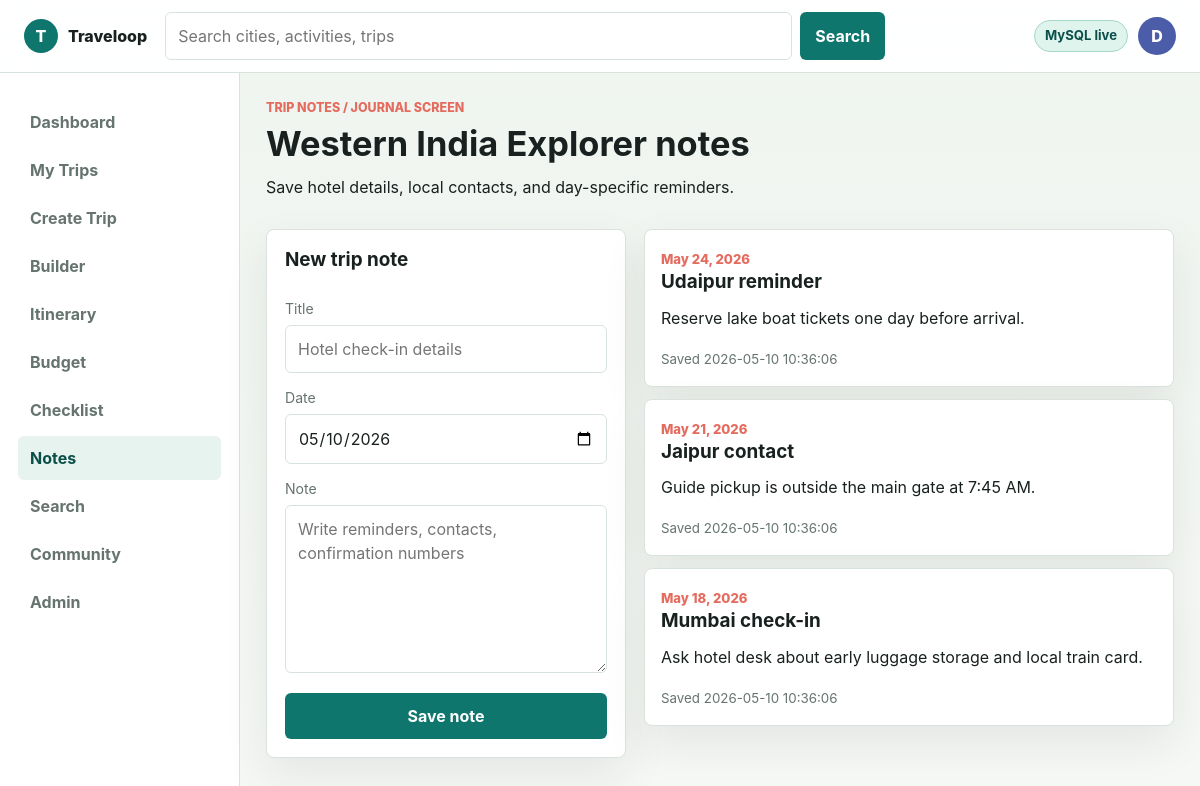
/trips/1/notes, run on the app's committed database.
### tables this page shows
CREATE TABLE trips (
    id INT UNSIGNED AUTO_INCREMENT PRIMARY KEY,
    user_id INT UNSIGNED NOT NULL,
    name VARCHAR(160) NOT NULL,
    description TEXT NULL,
    start_date DATE NULL,
    end_date DATE NULL,
    cover_photo VARCHAR(255) NULL,
    budget_limit DECIMAL(10,2) NOT NULL DEFAULT 0,
    status ENUM('ongoing', 'upcoming', 'completed') NOT NULL DEFAULT 'upcoming',
    visibility ENUM('private', 'friends', 'public') NOT NULL DEFAULT 'private',
    share_code VARCHAR(40) NOT NULL UNIQUE,
    created_at TIMESTAMP DEFAULT CURRENT_TIMESTAMP,
    updated_at TIMESTAMP DEFAULT CURRENT_TIMESTAMP ON UPDATE CURRENT_TIMESTAMP,
    CONSTRAINT fk_trips_user FOREIGN KEY (user_id) REFERENCES users(id) ON DELETE CASCADE
);

CREATE TABLE trip_notes (
    id INT UNSIGNED AUTO_INCREMENT PRIMARY KEY,
    trip_id INT UNSIGNED NOT NULL,
    stop_id INT UNSIGNED NULL,
    title VARCHAR(160) NOT NULL,
    body TEXT NOT NULL,
    note_date DATE NULL,
    created_at TIMESTAMP DEFAULT CURRENT_TIMESTAMP,
    CONSTRAINT fk_notes_trip FOREIGN KEY (trip_id) REFERENCES trips(id) ON DELETE CASCADE,
    CONSTRAINT fk_notes_stop FOREIGN KEY (stop_id) REFERENCES trip_stops(id) ON DELETE SET NULL
);

### app/Core/View.php (called while the page is built, shortened)
<?php
final class View
{
    public static function render(string $template, array $data = []): string
    {
        extract($data, EXTR_SKIP);
        require APP_PATH . '/Views/' . $template . '.php';
        return (string) ob_get_clean();
    }
    public static function page(string $template, array $data = []): void
    {
        $content = self::render($template, $data);
        require APP_PATH . '/Views/layout.php';
    }
}

### app/Controllers/PageController.php (called while the page is built, shortened)
<?php
final class PageController
{
    public function notes(string $id): void
    {
        View::page('pages/notes', $this->data([
            'title' => 'Trip Notes',
            'page' => 'notes',
            'trip' => $this->repo->trip($id),
            'notes' => $this->repo->notes($id),
        ]));
    }
    private function data(array $data): array
    {
        return array_merge([
            'user' => $this->repo->user(),
            'dbConnected' => $this->repo->databaseAvailable(),
        ], $data);
    }
}

### public/index.php (called while the page is built, shortened)
<?php
require APP_PATH . '/helpers.php';
require APP_PATH . '/Core/Router.php';
require APP_PATH . '/Core/View.php';
require APP_PATH . '/Models/TravelRepository.php';
require APP_PATH . '/Controllers/PageController.php';
$controller = new PageController(new TravelRepository());
$router = new Router();
$router->get('/', [$controller, 'dashboard']);
$router->get('/dashboard', [$controller, 'dashboard']);
$router->get('/login', [$controller, 'login']);
$router->post('/login', [$controller, 'handleLogin']);
$router->get('/register', [$controller, 'register']);
$router->post('/register', [$controller, 'handleRegister']);
$router->get('/forgot-password', [$controller, 'forgot']);
$router->get('/trips', [$controller, 'trips']);
$router->get('/trips/create', [$controller, 'createTrip']);
$router->post('/trips', [$controller, 'storeTrip']);
$router->get('/trips/{id}', [$controller, 'itinerary']);
$router->get('/trips/{id}/builder', [$controller, 'builder']);
$router->get('/trips/{id}/budget', [$controller, 'budget']);
$router->get('/trips/{id}/checklist', [$controller, 'checklist']);
$router->post('/trips/{id}/checklist', [$controller, 'storeChecklist']);
$router->get('/trips/{id}/notes', [$controller, 'notes']);
$router->post('/trips/{id}/notes', [$controller, 'storeNote']);
$router->get('/trips/{id}/invoice', [$controller, 'invoice']);
$router->get('/search/cities', [$controller, 'citySearch']);
$router->get('/search/activities', [$controller, 'activitySearch']);
$router->get('/community', [$controller, 'community']);
$router->get('/share/{code}', [$controller, 'share']);
$router->get('/profile', [$controller, 'profile']);
$router->get('/admin', [$controller, 'admin']);
$router->dispatch($_SERVER['REQUEST_METHOD'], $_SERVER['REQUEST_URI']);

### app/Models/TravelRepository.php (called while the page is built, shortened)
<?php
final class TravelRepository
{
    public function trip(int|string $id): array
    {
        $fallback = $this->sampleTrip((int) $id);
        return $this->fromDb(function (PDO $pdo) use ($id, $fallback): array {
            $stmt = $pdo->prepare(
                'SELECT t.*,
                    COALESCE(stop_counts.city_count, 0) AS city_count,
                    COALESCE(budget_totals.spent, 0) AS spent
                 FROM trips t
                 LEFT JOIN (
                    SELECT trip_id, COUNT(*) AS city_count
                    FROM trip_stops
                    GROUP BY trip_id
                 ) stop_counts ON stop_counts.trip_id = t.id
                 LEFT JOIN (
                    SELECT trip_id, SUM(estimated_cost) AS spent
                    FROM budget_items
                    GROUP BY trip_id
                 ) budget_totals ON budget_totals.trip_id = t.id
                 WHERE t.id = :id
                 LIMIT 1'
            );
            $stmt->execute(['id' => $id]);
            return $stmt->fetch() ?: $fallback;
        }, $fallback);
    }
    public function notes(int|string $tripId): array
    {
        return $this->fromDb(function (PDO $pdo) use ($tripId): array {
            $stmt = $pdo->prepare(
                'SELECT * FROM trip_notes
                 WHERE trip_id = :trip_id
                 ORDER BY note_date DESC, created_at DESC'
            );
            $stmt->execute(['trip_id' => $tripId]);
            return $stmt->fetchAll();
        }, $this->sampleNotes());
    }
    private function fromDb(callable $callback, mixed $fallback): mixed
    {
        $pdo = Database::connection();
        try {
            return $callback($pdo);
        } catch (Throwable) {
            return $fallback;
        }
    }
    private function sampleTrip(int $id): array
    {
        foreach ($this->sampleTrips() as $trip) {
            if ((int) $trip['id'] === $id) {
                return $trip;
            }
        }
        return $this->sampleTrips()[0];
    }
    private function sampleTrips(): array
    {
        return [
            [
                'id' => 1,
                'name' => 'Western India Explorer',
                'description' => 'A city-to-city plan through food, heritage walks, lake evenings, and local markets.',
                'start_date' => '2026-05-18',
                'end_date' => '2026-05-25',
                'cover_photo' => 'assets/img/traveloop-cover.jpg',
                'budget_limit' => 2200,
                'status' => 'ongoing',
                'share_code' => 'west-loop',
                'city_count' => 3,
                'spent' => 1840,
            ],
            [
                'id' => 2,
                'name' => 'Coastal Food Trail',
                'description' => 'A short Kochi getaway planned around ferry rides, cafes, and spice markets.',
                'start_date' => '2026-06-12',
                'end_date' => '2026-06-16',
                'cover_photo' => 'assets/img/city-kochi.jpg',
                'budget_limit' => 1200,
                'status' => 'upcoming',
                'share_code' => 'coast-food',
                'city_count' => 1,
                'spent' => 790,
            ],
            [
                'id' => 3,
                'name' => 'Royal Weekend',
                'description' => 'Jaipur palaces, stepwells, textiles, and a compact activity calendar.',
                'start_date' => '2026-04-04',
                'end_date' => '2026-04-07',
                'cover_photo' => 'assets/img/city-jaipur.jpg',
                'budget_limit' => 950,
                'status' => 'completed',
                'share_code' => 'royal-weekend',
                'city_count' => 1,
                'spent' => 880,
            ],
        ];
    }
    private function sampleNotes(): array
    {
        return [
            ['id' => 1, 'trip_id' => 1, 'title' => 'Mumbai check-in', 'body' => 'Ask hotel desk about early luggage storage and local train card.', 'note_date' => '2026-05-18', 'created_at' => '2026-05-01 10:20:00'],
            ['id' => 2, 'trip_id' => 1, 'title' => 'Jaipur contact', 'body' => 'Guide pickup is outside the main gate at 7:45 AM.', 'note_date' => '2026-05-21', 'created_at' => '2026-05-02 09:00:00'],
            ['id' => 3, 'trip_id' => 1, 'title' => 'Udaipur reminder', 'body' => 'Reserve lake boat tickets one day before arrival.', 'note_date' => '2026-05-24', 'created_at' => '2026-05-03 18:45:00'],
        ];
    }
}

### app/helpers.php (called while the page is built, shortened)
<?php
function e(mixed $value): string
{
    return htmlspecialchars((string) $value, ENT_QUOTES, 'UTF-8');
}
function url(string $path = ''): string
{
    $base = defined('APP_BASE') ? APP_BASE : '';
    $path = '/' . ltrim($path, '/');
    return $base . ($path === '/' ? '' : $path);
}
function pretty_date(?string $date): string
{
    return date('M j, Y', strtotime($date));
}

### app/Views/pages/notes.php (the view)
<section class="page-head">
    <div>
        <p class="eyebrow">Trip Notes / Journal Screen</p>
        <h1><?= e($trip['name']) ?> notes</h1>
        <p>Save hotel details, local contacts, and day-specific reminders.</p>
    </div>
</section>
<section class="notes-layout">
    <form class="panel-form compact" action="<?= url('/trips/' . $trip['id'] . '/notes') ?>" method="post">
        <h2>New trip note</h2>
        <label>
            <span>Title</span>
            <input type="text" name="title" placeholder="Hotel check-in details">
        </label>
        <label>
            <span>Date</span>
            <input type="date" name="note_date" value="<?= e(date('Y-m-d')) ?>">
        </label>
        <label>
            <span>Note</span>
            <textarea name="body" rows="6" placeholder="Write reminders, contacts, confirmation numbers"></textarea>
        </label>
        <button class="button primary" type="submit">Save note</button>
    </form>
    <div class="note-list">
        <?php foreach ($notes as $note): ?>
            <article class="note-card">
                <div>
                    <span><?= e(pretty_date($note['note_date'])) ?></span>
                    <h2><?= e($note['title']) ?></h2>
                </div>
                <p><?= e($note['body']) ?></p>
                <small>Saved <?= e($note['created_at'] ?? 'just now') ?></small>
            </article>
        <?php endforeach; ?>
    </div>
</section>

### app/Core/Router.php (shortened to what this page needs)
<?php
final class Router
{
    private array $routes = [];
    private function add(string $method, string $pattern, callable|array $handler): void
    {
        $this->routes[] = [
            'method' => $method,
            'pattern' => $pattern,
            'regex' => $this->compile($pattern),
            'handler' => $handler,
        ];
    }
    public function dispatch(string $method, string $uri): void
    {
        $path = parse_url($uri, PHP_URL_PATH) ?: '/';
        $path = '/' . trim($path, '/');
        foreach ($this->routes as $route) {
            if ($route['method'] !== $method) {
                continue;
            }
            if (preg_match($route['regex'], $path, $matches)) {
                $params = array_filter($matches, 'is_string', ARRAY_FILTER_USE_KEY);
                call_user_func_array($route['handler'], $params);
                return;
            }
        }
    }
    private function compile(string $pattern): string
    {
        $regex = preg_replace('#\{([a-zA-Z_][a-zA-Z0-9_]*)\}#', '(?P<$1>[^/]+)', $pattern);
        return '#^' . $regex . '$#';
    }
}

### public/assets/css/app.css (style rules this page uses)
:root { --bg: #f6f8f5; --surface: #ffffff; --surface-strong: #eef4ef; --ink: #18211f; --muted: #66746f; --line: #d9e2dc; --teal: #0f766e; --teal-dark: #0b4f4a; --coral: #e56b5f; --amber: #c9892b; --indigo: #4b5ca8; --danger: #b73737; --shadow: 0 18px 45px rgba(24, 33, 31, 0.08); --radius: 8px; --sans: Inter, ui-sans-serif, system-ui, -apple-system, BlinkMacSystemFont, "Segoe UI", sans-serif; color: var(--ink); background: var(--bg); font: 16px/1.5 var(--sans); letter-spacing: 0; }
* { box-sizing: border-box; }
body { margin: 0; min-height: 100svh; background: linear-gradient(180deg, rgba(238, 244, 239, 0.9), rgba(246, 248, 245, 0.95)), var(--bg); }
button, input, select, textarea { font: inherit; }
input, select, textarea { width: 100%; border: 1px solid var(--line); border-radius: 6px; padding: 11px 12px; color: var(--ink); background: #ffffff; outline: none; }
label span { display: block; margin-bottom: 6px; color: var(--muted); font-size: 0.88rem; }
h1, h2, h3, p { margin-top: 0; }
h1 { font-size: 2.15rem; line-height: 1.12; margin-bottom: 12px; }
h2 { font-size: 1.18rem; line-height: 1.25; margin-bottom: 12px; }
.global-search button, .button, .segmented a, .segmented button { border: 1px solid transparent; border-radius: 6px; cursor: pointer; text-decoration: none; transition: transform 160ms ease, border-color 160ms ease, background 160ms ease; }
.global-search button, .button { display: inline-flex; align-items: center; justify-content: center; min-height: 42px; padding: 10px 14px; color: #ffffff; background: var(--teal); font-weight: 700; }
.button.primary { background: var(--teal); }
.auth-card, .panel-form, .suggestion-panel, .builder-aside, .budget-summary, .donut-card, .breakdown-panel, .profile-card, .table-panel, .invoice-paper, .check-group, .note-card, .community-post, .metric { border: 1px solid var(--line); border-radius: var(--radius); background: var(--surface); box-shadow: var(--shadow); }
.eyebrow { margin-bottom: 7px; color: var(--coral); font-size: 0.78rem; font-weight: 800; text-transform: uppercase; }
.muted, .empty, small { color: var(--muted); }
.section-head, .page-head { display: flex; justify-content: space-between; gap: 16px; align-items: flex-end; margin: 20px 0 14px; }
.page-head { align-items: center; margin-top: 0; }
.form-and-suggestions, .builder-grid, .itinerary-layout, .budget-grid, .checklist-layout, .profile-layout, .notes-layout, .admin-grid { display: grid; grid-template-columns: minmax(320px, 0.85fr) minmax(0, 1.15fr); gap: 18px; align-items: start; }
.panel-form, .suggestion-panel, .builder-aside, .budget-summary, .donut-card, .breakdown-panel, .profile-card, .table-panel { padding: 18px; }
.panel-form, .compact-form, .profile-card { display: grid; gap: 14px; }
.panel-form.compact { align-self: start; }
.notes-layout { grid-template-columns: 360px minmax(0, 1fr); }
.note-list, .community-feed { display: grid; gap: 12px; }
.note-card { padding: 16px; }
.note-card span { color: var(--coral); font-size: 0.82rem; font-weight: 800; }

### data on the page
trips: name "Western India Explorer"
trip_notes: note_date "May 24, 2026", title "Udaipur reminder", body "Reserve lake boat tickets one day before arrival.", created_at "2026-05-10 10:36:06"
trip_notes: note_date "May 21, 2026", title "Jaipur contact", body "Guide pickup is outside the main gate at 7:45 AM.", created_at "2026-05-10 10:36:06"
trip_notes: note_date "May 18, 2026", title "Mumbai check-in", body "Ask hotel desk about early luggage storage and local train card.", created_at "2026-05-10 10:36:06"
